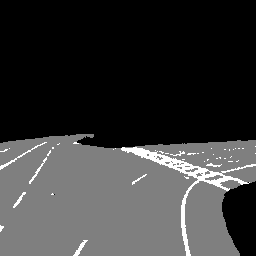
#> input picture mask_test4.png, 256 x 256 px
$ python lane_decisions.py
#> lines starting #> are read from the running program, lines starting #| are printed output that depends on the picture; after the words box and inside, x2 and y2 are one past the last pixel; in counts of white or black regions, pixels touching at a corner belong together
import cv2
import numpy as np


LANE_CLASS = 2
mask = cv2.imread("mask_test4.png", cv2.IMREAD_GRAYSCALE)
#> mask is the input picture: shape (256, 256); min 0, max 2, mean 0.443
h, w = mask.shape
#> h = 256; w = 256

# Extract the lane info
lane_mask = (mask == LANE_CLASS).astype(np.uint8)
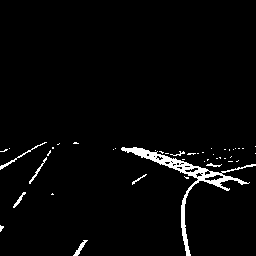
#> lane_mask: shape (256, 256); values 0 (black) and 1 (white), 2.8% white; 44 white regions (36 under 20 px), largest, box (x1, y1, x2, y2) and area: (121, 147, 256, 256) 1350, (0, 142, 47, 170) 99, (73, 240, 88, 256) 71
roi = lane_mask[int(0.6 * h):h, :]
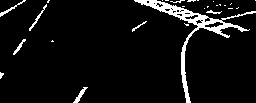
#> roi: shape (103, 256); values 0 (black) and 1 (white), 6.2% white; 27 white regions (20 under 20 px), largest, box (x1, y1, x2, y2) and area: (134, 0, 256, 103) 1218, (73, 87, 88, 103) 71, (0, 0, 26, 17) 65

#
center_x = roi.shape[1] // 2
#> center_x = 128

centers = []
visualise = np.zeros((roi.shape[0], roi.shape[1], 3), dtype=np.uint8)

for y in range(roi.shape[0]):
    xs = np.where(roi[y] > 0)[0]
    if len(xs) == 0:
        continue

    left_xs = xs[xs < center_x]
    right_xs = xs[xs > center_x]

    if len(left_xs) == 0 or len(right_xs) == 0:
        continue

    left = left_xs[-1]
    right = right_xs[0]
    center = int((left + right) / 2)

    visualise[y, left] = (255, 0, 0)
    visualise[y, right] = (0, 255, 0)
    visualise[y, center] = (0, 0, 255)
#> this loop made 103 passes
#> (left_xs, left, right, center) on passes 1 to 12: ([23, 24, 25, 48, 49], 49, 134, 91), ([22, 23, 24, 47, 48], 48, 135, 91), ([20, 21, 22, 47, 48], 48, 138, 93), ([18, 19, 20, 21], 21, 141, 81), ([17, 18, 19, 46], 46, 141, 93), ([15, 16, 45, 46], 46, 146, 96), ([14, 15, 16, 44, 45, 46], 46, 150, 98), ([11, 12, 13, 14, 43, 44, 45], 45, 152, 98), ([10, 11, 12, 13, 14, 43, 44], 44, 154, 99), ([8, 9, 10, 11, 44], 44, 157, 100), ([6, 7, 8, 9, 10, 42, 43], 43, 159, 101), ([4, 5, 6, 7, 8, 41, 42], 42, 160, 101)
#> (left_xs, right_xs, left, right, center) on passes 40 to 45: ([23, 24, 25], [186, 187, 188], 25, 186, 105), ([22, 23, 24, 25, 52], [186, 187], 52, 186, 119), ([22, 23, 24, 51, 52, 53], [185, 186, 187], 53, 185, 119), ([21, 22], [184, 185, 186, 187], 22, 184, 103), ([20, 21, 22], [184, 185, 186], 22, 184, 103), ([19, 20, 21], [184, 185, 186], 21, 184, 102)
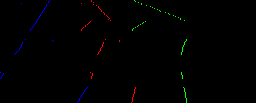
#> visualise: shape (103, 256, 3); mean of channels 0, 1, 2 0.7, 0.7, 0.7; drawn as B, G, R

cv2.line(visualise, (center_x, 0), (center_x, roi.shape[0]), (255, 255, 255), 1)
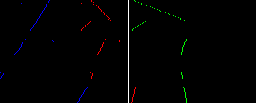
#> visualise: shape (103, 256, 3); 0.39% of pixels changed, all inside (x1, y1, x2, y2) = (128, 0, 129, 103); drawn as B, G, R
cv2.imshow("Lane", visualise)
cv2.imshow("Lane2", roi * 255)
cv2.waitKey(0)
